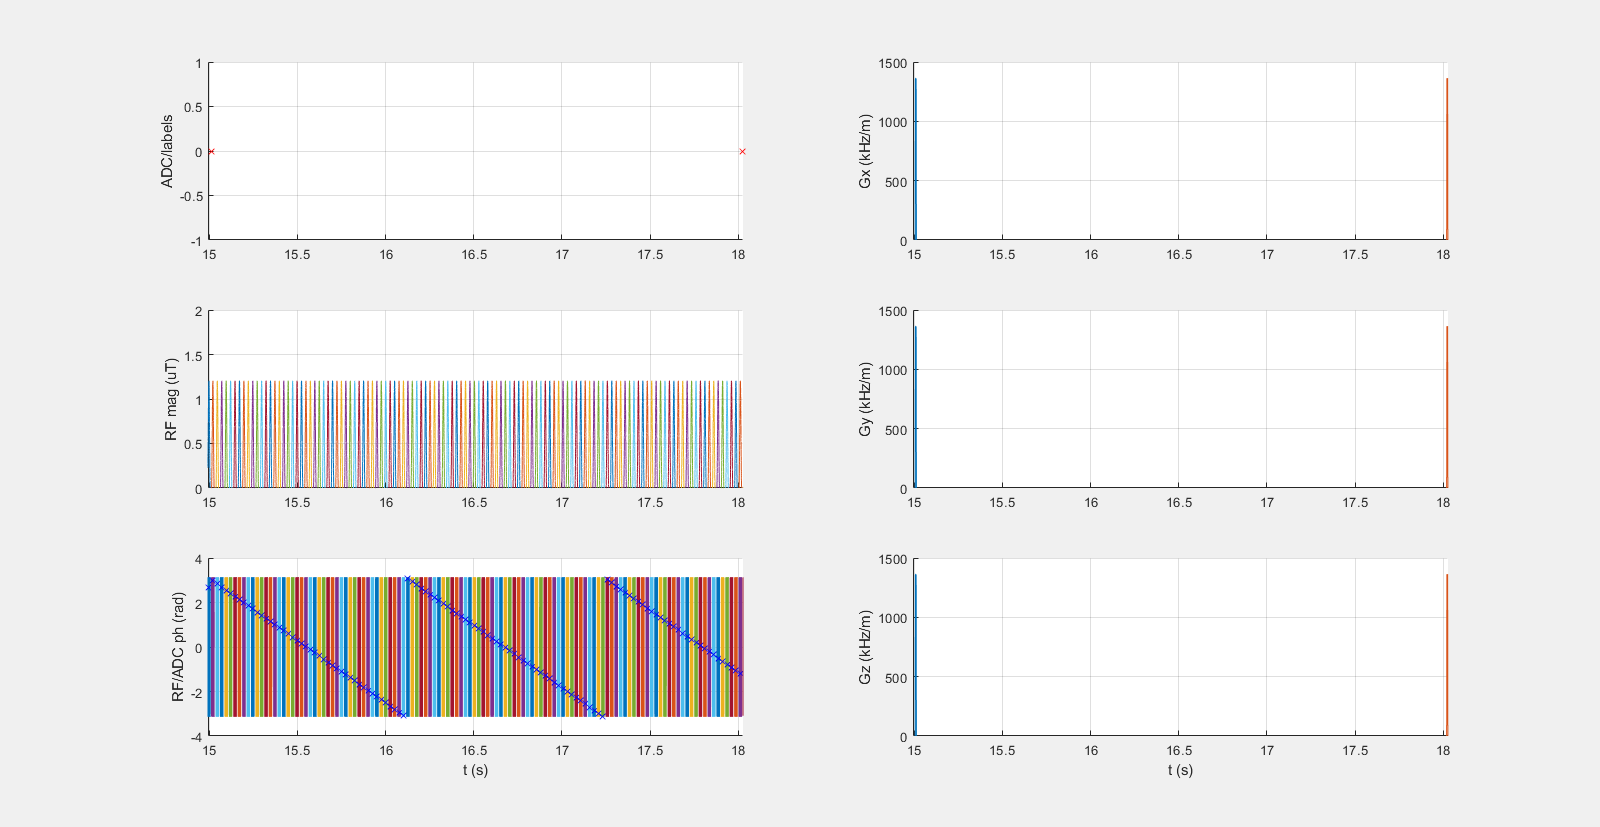

Python code for this plot:
# MultiPool_7T_001_0p57uT_120Gauss_DC60_3s_brain
# Creates a sequence file for an multi pool protocol for 7T according to
# https://cest-sources.org/doku.php?id=standard_cest_protocols
#
# Patrick Schuenke 2022
# patrick.schuenke@ptb.de

import os

import numpy as np
from bmctool.utils.pulses.calc_power_equivalents import calc_power_equivalent
from bmctool.utils.seq.write import write_seq
from pypulseq import Opts
from pypulseq import Sequence
from pypulseq import make_adc
from pypulseq import make_gauss_pulse
from pypulseq import make_delay
from pypulseq import make_trapezoid

# get id of generation file
seqid = os.path.splitext(os.path.basename(__file__))[0]

# general settings
author = 'Patrick Schuenke'
plot_sequence = False  # plot preparation block?
convert_to_1_3 = False  # convert seq-file to a version 1.3 file? Needed for pypulseq < v1.3.1 only!
check_timing = True  # Perform a timing check at the end of the sequence

# sequence definitions (everything in seq_defs will be written to definitions of the .seq-file)
b1: float = 0.6  # B1 peak amplitude [µT] (the cw power equivalent will be calculated and written to seq_defs below)
seq_defs: dict = {}
seq_defs['b0'] = 7  # B0 [T]
seq_defs['n_pulses'] = 120  # number of pulses  #
seq_defs['tp'] = 15e-3  # pulse duration [s]
seq_defs['td'] = 10e-3  # interpulse delay [s]
seq_defs['trec'] = 0  # recovery time [s]
seq_defs['trec_m0'] = 12  # recovery time before M0 [s]
seq_defs['m0_offset'] = -300  # m0 offset [ppm]
seq_defs['offsets_ppm'] = np.append(
    np.append(seq_defs['m0_offset'],
              np.array(
                  [-100, -50, -20, -12, -9, -7.25, -6.25, -5.5, -4.7, -4, -3.3, -2.7, -2, -1.7, -1.5, -1.1, -0.9, -0.6,
                   -0.4, 0, 0.4, 0.6, 0.95, 1.1, 1.25, 1.4, 1.55, 1.7, 1.85, 2, 2.15, 2.3, 2.45, 2.6, 2.75, 2.9, 3.05,
                   3.2, 3.35, 3.5, 3.65, 3.8, 3.95, 4.1, 4.25, 4.4, 4.7, 5.25, 6.25, 8, 12, 20, 50, 100])),
    seq_defs['m0_offset'])

seq_defs['dcsat'] = (seq_defs['tp']) / (seq_defs['tp'] + seq_defs['td'])  # duty cycle
seq_defs['num_meas'] = seq_defs['offsets_ppm'].size  # number of repetition
seq_defs['tsat'] = seq_defs['n_pulses'] * (seq_defs['tp'] + seq_defs['td']) - seq_defs['td']  # saturation time [s]
seq_defs['seq_id_string'] = seqid  # unique seq id

seq_filename = seq_defs['seq_id_string'] + '.seq'

# scanner limits
sys = Opts(max_grad=40, grad_unit='mT/m', max_slew=130, slew_unit='T/m/s',
           rf_ringdown_time=30e-6, rf_dead_time=100e-6, rf_raster_time=1e-6)

gamma_hz = 42.5764

# ===========
# PREPARATION
# ===========

# spoiler
spoil_amp = 0.8 * sys.max_grad  # Hz/m
rise_time = 1.0e-3  # spoiler rise time in seconds
spoil_dur = 6.5e-3  # complete spoiler duration in seconds

gx_spoil, gy_spoil, gz_spoil = [make_trapezoid(channel=c, system=sys, amplitude=spoil_amp, duration=spoil_dur,
                                               rise_time=rise_time) for c in ['x', 'y', 'z']]

# RF pulses
flip_angle_sat = b1 * gamma_hz * 2 * np.pi * seq_defs['tp']
sat_pulse = make_gauss_pulse(flip_angle=flip_angle_sat, duration=seq_defs['tp'], system=sys,
                             time_bw_product=0.2, apodization=0.5)  # siemens-like gauss

seq_defs['b1rms'] = calc_power_equivalent(rf_pulse=sat_pulse, tp=seq_defs['tp'], td=seq_defs['td'], gamma_hz=gamma_hz)

# ADC events
pseudo_adc = make_adc(num_samples=1, duration=1e-3)  # (not played out; just used to split measurements)

# DELAYS
post_spoil_delay = make_delay(50e-6)
td_delay = make_delay(seq_defs['td'])
trec_delay = make_delay(seq_defs['trec'])
m0_delay = make_delay(seq_defs['trec_m0'])

# Sequence object
seq = Sequence()

# ===
# RUN
# ===

offsets_hz = seq_defs['offsets_ppm'] * gamma_hz * seq_defs['b0']  # convert from ppm to Hz

for m, offset in enumerate(offsets_hz):
    # print progress/offset
    print(f' {m + 1} / {len(offsets_hz)} : offset {offset}')

    # reset accumulated phase
    accum_phase = 0

    # add delay
    if offset == seq_defs['m0_offset'] * gamma_hz * seq_defs['b0']:
        if seq_defs['trec_m0'] > 0:
            seq.add_block(m0_delay)
    else:
        if seq_defs['trec'] > 0:
            seq.add_block(trec_delay)

    # set sat_pulse
    sat_pulse.freq_offset = offset
    for n in range(seq_defs['n_pulses']):
        sat_pulse.phase_offset = accum_phase % (2 * np.pi)
        seq.add_block(sat_pulse)
        accum_phase = (accum_phase + offset * 2 * np.pi * np.sum(np.abs(sat_pulse.signal) > 0) * 1e-6) % (2 * np.pi)
        if n < seq_defs['n_pulses'] - 1:
            seq.add_block(td_delay)

    seq.add_block(gx_spoil, gy_spoil, gz_spoil)
    seq.add_block(pseudo_adc)

if check_timing:
    ok, error_report = seq.check_timing()
    if ok:
        print('\nTiming check passed successfully')
    else:
        print('\nTiming check failed! Error listing follows\n')
        print(error_report)

write_seq(seq=seq,
          seq_defs=seq_defs,
          filename=seq_filename,
          author=author,
          use_matlab_names=True,
          convert_to_1_3=convert_to_1_3)

# plot the sequence
if plot_sequence:
    seq.plot()  # to plot all offsets, remove time_range argument
